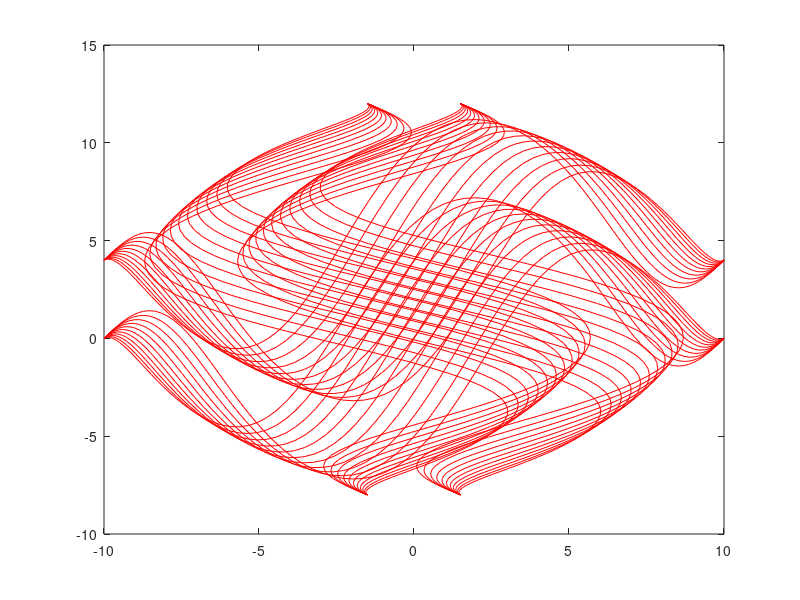
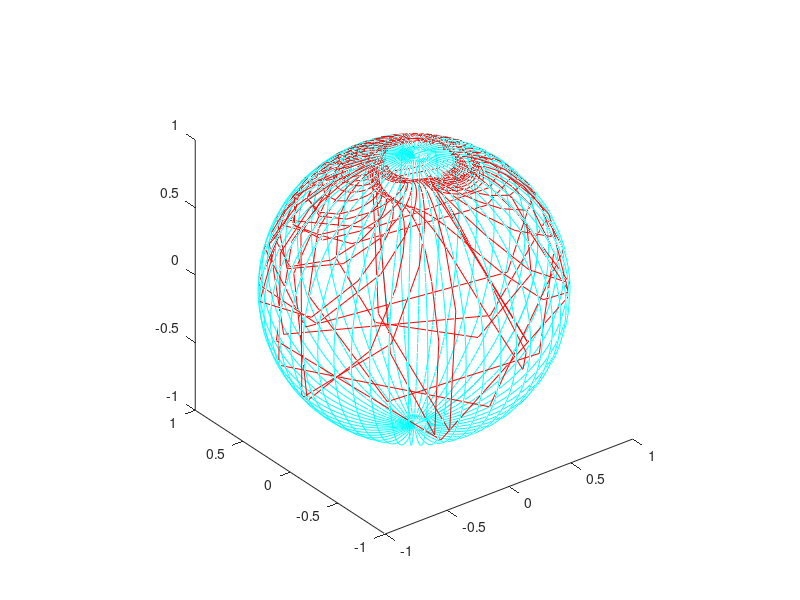

Recreate these plots in MATLAB, in order.
% Superficie Parametrica 2
clc
theta = linspace(-6.2,6.2, 1000);

X = [];
Y = [];

x = 10.*sin(2.78.*theta).*round(sqrt(cos(cos(8.2.*theta))));
y = 9.*(cos(2.78.*theta).^2).*sin(sin(8.2.*theta));

X = horzcat(X, x);
Y = horzcat(Y, y);

X(length(X)+1) = NaN;
Y(length(Y)+1) = NaN;

X = horzcat(X, x);
Y = horzcat(Y, y + 4);

X(length(X)+1) = NaN;
Y(length(Y)+1) = NaN;

X = horzcat(X, -1.*y+1.5);
Y = horzcat(Y, x+2);

X(length(X)+1) = NaN;
Y(length(Y)+1) = NaN;

X = horzcat(X, -1.*y-1.5);
Y = horzcat(Y, x+2);

%

Z = complex(X, Y);

X1 = 2.*real(Z)./((abs(Z).^2)+1);
X2 = 2.*imag(Z)./((abs(Z).^2)+1);
X3 = ((abs(Z).^2)-1)./((abs(Z).^2)+1);

figure
plot(X, Y, 'r')
figure
[a,b,c] = sphere(50);
colormap winter
plot3(a, b, c,'c')
hold on
plot3(X1, X2, X3, 'r')
axis equal
